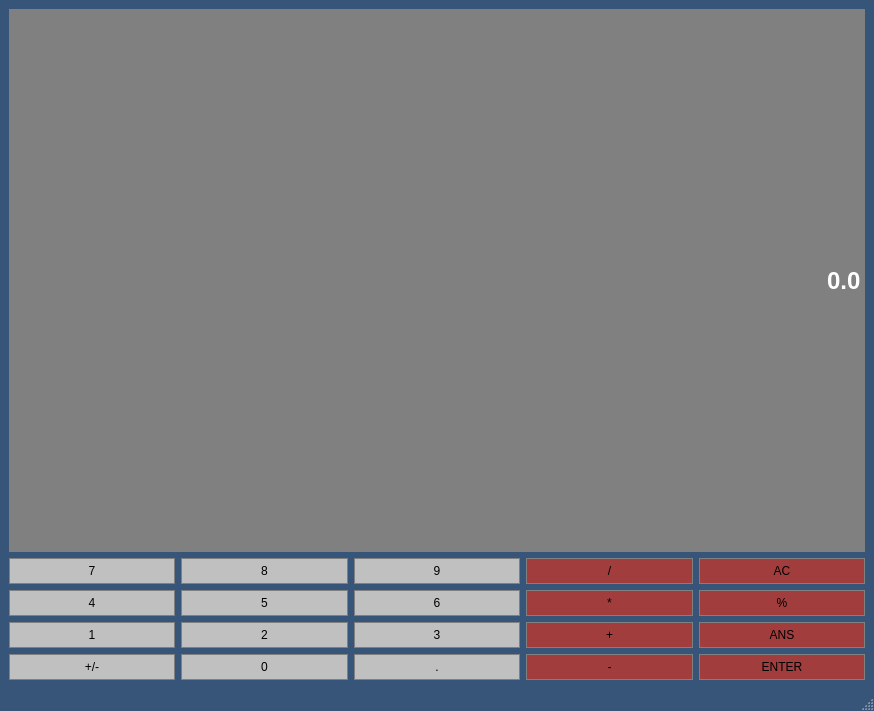
<?xml version="1.0" encoding="UTF-8"?>
<ui version="4.0">
 <class>Calculator</class>
 <widget class="QMainWindow" name="Calculator">
  <property name="geometry">
   <rect>
    <x>0</x>
    <y>0</y>
    <width>874</width>
    <height>711</height>
   </rect>
  </property>
  <property name="windowTitle">
   <string>Calculator</string>
  </property>
  <property name="styleSheet">
   <string notr="true">QMainWindow{
	background-color: #375479;
}</string>
  </property>
  <widget class="QWidget" name="centralwidget">
   <layout class="QGridLayout" name="gridLayout">
    <item row="1" column="3">
     <widget class="QPushButton" name="Divide">
      <property name="sizePolicy">
       <sizepolicy hsizetype="Preferred" vsizetype="Preferred">
        <horstretch>0</horstretch>
        <verstretch>0</verstretch>
       </sizepolicy>
      </property>
      <property name="cursor">
       <cursorShape>PointingHandCursor</cursorShape>
      </property>
      <property name="styleSheet">
       <string notr="true">QPushButton{
	background-color: #A23D3D;
	border: 1px solid gray;
	padding: 5px;
}

QPushButton:pressed{
	background-color: #4C1919;
	border: 1px solid gray;
	padding: 5px;
}</string>
      </property>
      <property name="text">
       <string>/</string>
      </property>
     </widget>
    </item>
    <item row="4" column="1">
     <widget class="QPushButton" name="Button0">
      <property name="sizePolicy">
       <sizepolicy hsizetype="Preferred" vsizetype="Preferred">
        <horstretch>0</horstretch>
        <verstretch>0</verstretch>
       </sizepolicy>
      </property>
      <property name="cursor">
       <cursorShape>PointingHandCursor</cursorShape>
      </property>
      <property name="styleSheet">
       <string notr="true">QPushButton{
	background-color: #C0C0C0;
	border: 1px solid gray;
	padding: 5px;
}

QPushButton:pressed{
	background-color: #A9A9A9;
	border: 1px solid gray;
	padding: 5px;
}</string>
      </property>
      <property name="text">
       <string>0</string>
      </property>
     </widget>
    </item>
    <item row="3" column="2">
     <widget class="QPushButton" name="Button3">
      <property name="sizePolicy">
       <sizepolicy hsizetype="Preferred" vsizetype="Preferred">
        <horstretch>0</horstretch>
        <verstretch>0</verstretch>
       </sizepolicy>
      </property>
      <property name="cursor">
       <cursorShape>PointingHandCursor</cursorShape>
      </property>
      <property name="styleSheet">
       <string notr="true">QPushButton{
	background-color: #C0C0C0;
	border: 1px solid gray;
	padding: 5px;
}

QPushButton:pressed{
	background-color: #A9A9A9;
	border: 1px solid gray;
	padding: 5px;
}</string>
      </property>
      <property name="text">
       <string>3</string>
      </property>
     </widget>
    </item>
    <item row="1" column="0">
     <widget class="QPushButton" name="Button7">
      <property name="sizePolicy">
       <sizepolicy hsizetype="Preferred" vsizetype="Preferred">
        <horstretch>0</horstretch>
        <verstretch>0</verstretch>
       </sizepolicy>
      </property>
      <property name="cursor">
       <cursorShape>PointingHandCursor</cursorShape>
      </property>
      <property name="styleSheet">
       <string notr="true">QPushButton{
	background-color: #C0C0C0;
	border: 1px solid gray;
	padding: 5px;
}

QPushButton:pressed{
	background-color: #A9A9A9;
	border: 1px solid gray;
	padding: 5px;
}</string>
      </property>
      <property name="text">
       <string>7</string>
      </property>
     </widget>
    </item>
    <item row="2" column="3">
     <widget class="QPushButton" name="Multiply">
      <property name="sizePolicy">
       <sizepolicy hsizetype="Preferred" vsizetype="Preferred">
        <horstretch>0</horstretch>
        <verstretch>0</verstretch>
       </sizepolicy>
      </property>
      <property name="cursor">
       <cursorShape>PointingHandCursor</cursorShape>
      </property>
      <property name="styleSheet">
       <string notr="true">QPushButton{
	background-color: #A23D3D;
	border: 1px solid gray;
	padding: 5px;
}

QPushButton:pressed{
	background-color: #4C1919;
	border: 1px solid gray;
	padding: 5px;
}</string>
      </property>
      <property name="text">
       <string>*</string>
      </property>
     </widget>
    </item>
    <item row="4" column="3">
     <widget class="QPushButton" name="Subtract">
      <property name="sizePolicy">
       <sizepolicy hsizetype="Preferred" vsizetype="Preferred">
        <horstretch>0</horstretch>
        <verstretch>0</verstretch>
       </sizepolicy>
      </property>
      <property name="cursor">
       <cursorShape>PointingHandCursor</cursorShape>
      </property>
      <property name="styleSheet">
       <string notr="true">QPushButton{
	background-color: #A23D3D;
	border: 1px solid gray;
	padding: 5px;
}

QPushButton:pressed{
	background-color: #4C1919;
	border: 1px solid gray;
	padding: 5px;
}</string>
      </property>
      <property name="text">
       <string>-</string>
      </property>
     </widget>
    </item>
    <item row="2" column="1">
     <widget class="QPushButton" name="Button5">
      <property name="sizePolicy">
       <sizepolicy hsizetype="Preferred" vsizetype="Preferred">
        <horstretch>0</horstretch>
        <verstretch>0</verstretch>
       </sizepolicy>
      </property>
      <property name="cursor">
       <cursorShape>PointingHandCursor</cursorShape>
      </property>
      <property name="styleSheet">
       <string notr="true">QPushButton{
	background-color: #C0C0C0;
	border: 1px solid gray;
	padding: 5px;
}

QPushButton:pressed{
	background-color: #A9A9A9;
	border: 1px solid gray;
	padding: 5px;
}</string>
      </property>
      <property name="text">
       <string>5</string>
      </property>
     </widget>
    </item>
    <item row="2" column="4">
     <widget class="QPushButton" name="Percentage">
      <property name="sizePolicy">
       <sizepolicy hsizetype="Preferred" vsizetype="Preferred">
        <horstretch>0</horstretch>
        <verstretch>0</verstretch>
       </sizepolicy>
      </property>
      <property name="cursor">
       <cursorShape>PointingHandCursor</cursorShape>
      </property>
      <property name="styleSheet">
       <string notr="true">QPushButton{
	background-color: #A23D3D;
	border: 1px solid gray;
	padding: 5px;
}

QPushButton:pressed{
	background-color: #4C1919;
	border: 1px solid gray;
	padding: 5px;
}</string>
      </property>
      <property name="text">
       <string>%</string>
      </property>
     </widget>
    </item>
    <item row="4" column="2">
     <widget class="QPushButton" name="Decimal">
      <property name="sizePolicy">
       <sizepolicy hsizetype="Preferred" vsizetype="Preferred">
        <horstretch>0</horstretch>
        <verstretch>0</verstretch>
       </sizepolicy>
      </property>
      <property name="cursor">
       <cursorShape>PointingHandCursor</cursorShape>
      </property>
      <property name="styleSheet">
       <string notr="true">QPushButton{
	background-color: #C0C0C0;
	border: 1px solid gray;
	padding: 5px;
}

QPushButton:pressed{
	background-color: #A9A9A9;
	border: 1px solid gray;
	padding: 5px;
}</string>
      </property>
      <property name="text">
       <string>.</string>
      </property>
     </widget>
    </item>
    <item row="4" column="4">
     <widget class="QPushButton" name="Equals">
      <property name="sizePolicy">
       <sizepolicy hsizetype="Preferred" vsizetype="Preferred">
        <horstretch>0</horstretch>
        <verstretch>0</verstretch>
       </sizepolicy>
      </property>
      <property name="cursor">
       <cursorShape>PointingHandCursor</cursorShape>
      </property>
      <property name="styleSheet">
       <string notr="true">QPushButton{
	background-color: #A23D3D;
	border: 1px solid gray;
	padding: 5px;
}

QPushButton:pressed{
	background-color: #4C1919;
	border: 1px solid gray;
	padding: 5px;
}</string>
      </property>
      <property name="text">
       <string>ENTER</string>
      </property>
     </widget>
    </item>
    <item row="3" column="1">
     <widget class="QPushButton" name="Button2">
      <property name="sizePolicy">
       <sizepolicy hsizetype="Preferred" vsizetype="Preferred">
        <horstretch>0</horstretch>
        <verstretch>0</verstretch>
       </sizepolicy>
      </property>
      <property name="cursor">
       <cursorShape>PointingHandCursor</cursorShape>
      </property>
      <property name="styleSheet">
       <string notr="true">QPushButton{
	background-color: #C0C0C0;
	border: 1px solid gray;
	padding: 5px;
}

QPushButton:pressed{
	background-color: #A9A9A9;
	border: 1px solid gray;
	padding: 5px;
}</string>
      </property>
      <property name="text">
       <string>2</string>
      </property>
     </widget>
    </item>
    <item row="1" column="2">
     <widget class="QPushButton" name="Button9">
      <property name="sizePolicy">
       <sizepolicy hsizetype="Preferred" vsizetype="Preferred">
        <horstretch>0</horstretch>
        <verstretch>0</verstretch>
       </sizepolicy>
      </property>
      <property name="cursor">
       <cursorShape>PointingHandCursor</cursorShape>
      </property>
      <property name="styleSheet">
       <string notr="true">QPushButton{
	background-color: #C0C0C0;
	border: 1px solid gray;
	padding: 5px;
}

QPushButton:pressed{
	background-color: #A9A9A9;
	border: 1px solid gray;
	padding: 5px;
}</string>
      </property>
      <property name="text">
       <string>9</string>
      </property>
     </widget>
    </item>
    <item row="2" column="0">
     <widget class="QPushButton" name="Button4">
      <property name="sizePolicy">
       <sizepolicy hsizetype="Preferred" vsizetype="Preferred">
        <horstretch>0</horstretch>
        <verstretch>0</verstretch>
       </sizepolicy>
      </property>
      <property name="cursor">
       <cursorShape>PointingHandCursor</cursorShape>
      </property>
      <property name="styleSheet">
       <string notr="true">QPushButton{
	background-color: #C0C0C0;
	border: 1px solid gray;
	padding: 5px;
}

QPushButton:pressed{
	background-color: #A9A9A9;
	border: 1px solid gray;
	padding: 5px;
}</string>
      </property>
      <property name="text">
       <string>4</string>
      </property>
     </widget>
    </item>
    <item row="3" column="3">
     <widget class="QPushButton" name="Add">
      <property name="sizePolicy">
       <sizepolicy hsizetype="Preferred" vsizetype="Preferred">
        <horstretch>0</horstretch>
        <verstretch>0</verstretch>
       </sizepolicy>
      </property>
      <property name="cursor">
       <cursorShape>PointingHandCursor</cursorShape>
      </property>
      <property name="styleSheet">
       <string notr="true">QPushButton{
	background-color: #A23D3D;
	border: 1px solid gray;
	padding: 5px;
}

QPushButton:pressed{
	background-color: #4C1919;
	border: 1px solid gray;
	padding: 5px;
}</string>
      </property>
      <property name="text">
       <string>+</string>
      </property>
     </widget>
    </item>
    <item row="3" column="0">
     <widget class="QPushButton" name="Button1">
      <property name="sizePolicy">
       <sizepolicy hsizetype="Preferred" vsizetype="Preferred">
        <horstretch>0</horstretch>
        <verstretch>0</verstretch>
       </sizepolicy>
      </property>
      <property name="cursor">
       <cursorShape>PointingHandCursor</cursorShape>
      </property>
      <property name="styleSheet">
       <string notr="true">QPushButton{
	background-color: #C0C0C0;
	border: 1px solid gray;
	padding: 5px;
}

QPushButton:pressed{
	background-color: #A9A9A9;
	border: 1px solid gray;
	padding: 5px;
}</string>
      </property>
      <property name="text">
       <string>1</string>
      </property>
     </widget>
    </item>
    <item row="4" column="0">
     <widget class="QPushButton" name="ChangeSign">
      <property name="sizePolicy">
       <sizepolicy hsizetype="Preferred" vsizetype="Preferred">
        <horstretch>0</horstretch>
        <verstretch>0</verstretch>
       </sizepolicy>
      </property>
      <property name="cursor">
       <cursorShape>PointingHandCursor</cursorShape>
      </property>
      <property name="styleSheet">
       <string notr="true">QPushButton{
	background-color: #C0C0C0;
	border: 1px solid gray;
	padding: 5px;
}

QPushButton:pressed{
	background-color: #A9A9A9;
	border: 1px solid gray;
	padding: 5px;
}</string>
      </property>
      <property name="text">
       <string>+/-</string>
      </property>
     </widget>
    </item>
    <item row="1" column="1">
     <widget class="QPushButton" name="Button8">
      <property name="sizePolicy">
       <sizepolicy hsizetype="Preferred" vsizetype="Preferred">
        <horstretch>0</horstretch>
        <verstretch>0</verstretch>
       </sizepolicy>
      </property>
      <property name="cursor">
       <cursorShape>PointingHandCursor</cursorShape>
      </property>
      <property name="styleSheet">
       <string notr="true">QPushButton{
	background-color: #C0C0C0;
	border: 1px solid gray;
	padding: 5px;
}

QPushButton:pressed{
	background-color: #A9A9A9;
	border: 1px solid gray;
	padding: 5px;
}</string>
      </property>
      <property name="text">
       <string>8</string>
      </property>
     </widget>
    </item>
    <item row="1" column="4">
     <widget class="QPushButton" name="Clear">
      <property name="sizePolicy">
       <sizepolicy hsizetype="Preferred" vsizetype="Preferred">
        <horstretch>0</horstretch>
        <verstretch>0</verstretch>
       </sizepolicy>
      </property>
      <property name="cursor">
       <cursorShape>PointingHandCursor</cursorShape>
      </property>
      <property name="styleSheet">
       <string notr="true">QPushButton{
	background-color: #A23D3D;
	border: 1px solid gray;
	padding: 5px;
}

QPushButton:pressed{
	background-color: #4C1919;
	border: 1px solid gray;
	padding: 5px;
}</string>
      </property>
      <property name="text">
       <string>AC</string>
      </property>
     </widget>
    </item>
    <item row="3" column="4">
     <widget class="QPushButton" name="Answer">
      <property name="sizePolicy">
       <sizepolicy hsizetype="Preferred" vsizetype="Preferred">
        <horstretch>0</horstretch>
        <verstretch>0</verstretch>
       </sizepolicy>
      </property>
      <property name="cursor">
       <cursorShape>PointingHandCursor</cursorShape>
      </property>
      <property name="styleSheet">
       <string notr="true">QPushButton{
	background-color: #A23D3D;
	border: 1px solid gray;
	padding: 5px;
}

QPushButton:pressed{
	background-color: #4C1919;
	border: 1px solid gray;
	padding: 5px;
}</string>
      </property>
      <property name="text">
       <string>ANS</string>
      </property>
     </widget>
    </item>
    <item row="2" column="2">
     <widget class="QPushButton" name="Button6">
      <property name="sizePolicy">
       <sizepolicy hsizetype="Preferred" vsizetype="Preferred">
        <horstretch>0</horstretch>
        <verstretch>0</verstretch>
       </sizepolicy>
      </property>
      <property name="cursor">
       <cursorShape>PointingHandCursor</cursorShape>
      </property>
      <property name="styleSheet">
       <string notr="true">QPushButton{
	background-color: #C0C0C0;
	border: 1px solid gray;
	padding: 5px;
}

QPushButton:pressed{
	background-color: #A9A9A9;
	border: 1px solid gray;
	padding: 5px;
}</string>
      </property>
      <property name="text">
       <string>6</string>
      </property>
     </widget>
    </item>
    <item row="0" column="0" colspan="5">
     <widget class="QLineEdit" name="Display">
      <property name="sizePolicy">
       <sizepolicy hsizetype="Preferred" vsizetype="Expanding">
        <horstretch>0</horstretch>
        <verstretch>0</verstretch>
       </sizepolicy>
      </property>
      <property name="font">
       <font>
        <family>Arial</family>
        <pointsize>18</pointsize>
        <weight>75</weight>
        <bold>true</bold>
       </font>
      </property>
      <property name="cursor">
       <cursorShape>ArrowCursor</cursorShape>
      </property>
      <property name="layoutDirection">
       <enum>Qt::LeftToRight</enum>
      </property>
      <property name="styleSheet">
       <string notr="true">QLineEdit {
	background-color: gray;
	border: 1px solid gray;
	color: #ffffff
}

</string>
      </property>
      <property name="text">
       <string>0.0</string>
      </property>
      <property name="alignment">
       <set>Qt::AlignRight|Qt::AlignTrailing|Qt::AlignVCenter</set>
      </property>
     </widget>
    </item>
   </layout>
  </widget>
  <widget class="QMenuBar" name="menubar">
   <property name="geometry">
    <rect>
     <x>0</x>
     <y>0</y>
     <width>874</width>
     <height>20</height>
    </rect>
   </property>
  </widget>
  <widget class="QStatusBar" name="statusbar"/>
 </widget>
 <resources/>
 <connections/>
</ui>
